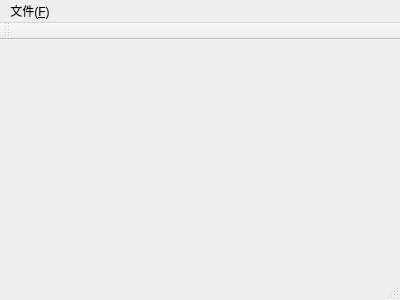
<?xml version="1.0" encoding="UTF-8"?>
<ui version="4.0">
 <class>MainWindow</class>
 <widget class="QMainWindow" name="MainWindow">
  <property name="geometry">
   <rect>
    <x>0</x>
    <y>0</y>
    <width>400</width>
    <height>300</height>
   </rect>
  </property>
  <property name="windowTitle">
   <string>MainWindow</string>
  </property>
  <widget class="QWidget" name="centralWidget"/>
  <widget class="QMenuBar" name="menuBar">
   <property name="geometry">
    <rect>
     <x>0</x>
     <y>0</y>
     <width>400</width>
     <height>23</height>
    </rect>
   </property>
   <widget class="QMenu" name="menu_F">
    <property name="title">
     <string>文件(&amp;F)</string>
    </property>
    <addaction name="action_N"/>
   </widget>
   <addaction name="menu_F"/>
  </widget>
  <widget class="QToolBar" name="mainToolBar">
   <attribute name="toolBarArea">
    <enum>TopToolBarArea</enum>
   </attribute>
   <attribute name="toolBarBreak">
    <bool>false</bool>
   </attribute>
  </widget>
  <widget class="QStatusBar" name="statusBar"/>
  <action name="action_N">
   <property name="icon">
    <iconset resource="myResources.qrc">
     <normaloff>:/myImages/images/filenew.png</normaloff>:/myImages/images/filenew.png</iconset>
   </property>
   <property name="text">
    <string>新建(&amp;N)</string>
   </property>
   <property name="shortcut">
    <string>Ctrl+N</string>
   </property>
  </action>
 </widget>
 <layoutdefault spacing="6" margin="11"/>
 <resources>
  <include location="myResources.qrc"/>
 </resources>
 <connections/>
</ui>
